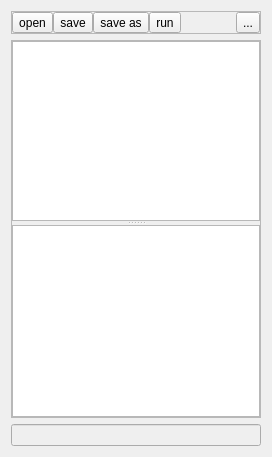
<?xml version="1.0" encoding="UTF-8"?>
<ui version="4.0">
 <class>ScriptEditWidget</class>
 <widget class="QWidget" name="ScriptEditWidget">
  <property name="geometry">
   <rect>
    <x>0</x>
    <y>0</y>
    <width>272</width>
    <height>457</height>
   </rect>
  </property>
  <property name="minimumSize">
   <size>
    <width>1</width>
    <height>1</height>
   </size>
  </property>
  <property name="windowTitle">
   <string>Form</string>
  </property>
  <layout class="QGridLayout" name="gridLayout">
   <item row="2" column="0" colspan="6">
    <widget class="QLineEdit" name="m_filenameEdit">
     <property name="enabled">
      <bool>false</bool>
     </property>
     <property name="sizePolicy">
      <sizepolicy hsizetype="Expanding" vsizetype="Fixed">
       <horstretch>0</horstretch>
       <verstretch>0</verstretch>
      </sizepolicy>
     </property>
    </widget>
   </item>
   <item row="1" column="0" colspan="6">
    <widget class="QSplitter" name="m_splitter">
     <property name="minimumSize">
      <size>
       <width>1</width>
       <height>1</height>
      </size>
     </property>
     <property name="frameShape">
      <enum>QFrame::StyledPanel</enum>
     </property>
     <property name="frameShadow">
      <enum>QFrame::Raised</enum>
     </property>
     <property name="orientation">
      <enum>Qt::Vertical</enum>
     </property>
     <widget class="Lua::LuaEditor" name="m_scriptEdit">
      <property name="sizePolicy">
       <sizepolicy hsizetype="Expanding" vsizetype="Expanding">
        <horstretch>0</horstretch>
        <verstretch>2</verstretch>
       </sizepolicy>
      </property>
      <property name="tabStopWidth">
       <number>20</number>
      </property>
     </widget>
     <widget class="QPlainTextEdit" name="m_printOutputEdit">
      <property name="undoRedoEnabled">
       <bool>false</bool>
      </property>
      <property name="lineWrapMode">
       <enum>QPlainTextEdit::NoWrap</enum>
      </property>
      <property name="readOnly">
       <bool>true</bool>
      </property>
      <property name="plainText">
       <string notr="true"/>
      </property>
      <property name="textInteractionFlags">
       <set>Qt::TextSelectableByKeyboard|Qt::TextSelectableByMouse</set>
      </property>
      <property name="centerOnScroll">
       <bool>true</bool>
      </property>
     </widget>
    </widget>
   </item>
   <item row="0" column="0" colspan="6">
    <widget class="QFrame" name="frame">
     <property name="sizePolicy">
      <sizepolicy hsizetype="Preferred" vsizetype="Maximum">
       <horstretch>0</horstretch>
       <verstretch>0</verstretch>
      </sizepolicy>
     </property>
     <property name="frameShape">
      <enum>QFrame::StyledPanel</enum>
     </property>
     <property name="frameShadow">
      <enum>QFrame::Raised</enum>
     </property>
     <layout class="QHBoxLayout" name="horizontalLayout">
      <property name="spacing">
       <number>0</number>
      </property>
      <property name="margin">
       <number>0</number>
      </property>
      <item>
       <widget class="QToolButton" name="m_openButton">
        <property name="toolTip">
         <string>Open</string>
        </property>
        <property name="text">
         <string>open</string>
        </property>
        <property name="icon">
         <iconset resource="../qosmic.qrc">
          <normaloff>:/icons/silk/folder.xpm</normaloff>:/icons/silk/folder.xpm</iconset>
        </property>
        <property name="iconSize">
         <size>
          <width>18</width>
          <height>18</height>
         </size>
        </property>
       </widget>
      </item>
      <item>
       <widget class="QToolButton" name="m_saveButton">
        <property name="toolTip">
         <string>Save</string>
        </property>
        <property name="text">
         <string>save</string>
        </property>
        <property name="icon">
         <iconset resource="../qosmic.qrc">
          <normaloff>:/icons/silk/disk.xpm</normaloff>:/icons/silk/disk.xpm</iconset>
        </property>
        <property name="iconSize">
         <size>
          <width>18</width>
          <height>18</height>
         </size>
        </property>
       </widget>
      </item>
      <item>
       <widget class="QToolButton" name="m_saveAsButton">
        <property name="toolTip">
         <string>Save As</string>
        </property>
        <property name="text">
         <string>save as</string>
        </property>
        <property name="icon">
         <iconset resource="../qosmic.qrc">
          <normaloff>:/icons/silk/page_save.xpm</normaloff>:/icons/silk/page_save.xpm</iconset>
        </property>
       </widget>
      </item>
      <item>
       <widget class="QToolButton" name="m_runButton">
        <property name="sizePolicy">
         <sizepolicy hsizetype="Maximum" vsizetype="Fixed">
          <horstretch>0</horstretch>
          <verstretch>0</verstretch>
         </sizepolicy>
        </property>
        <property name="toolTip">
         <string>Run</string>
        </property>
        <property name="text">
         <string>run</string>
        </property>
        <property name="icon">
         <iconset resource="../qosmic.qrc">
          <normaloff>:/icons/silk/bullet_go.xpm</normaloff>:/icons/silk/bullet_go.xpm</iconset>
        </property>
        <property name="shortcut">
         <string>Ctrl+Return</string>
        </property>
       </widget>
      </item>
      <item>
       <spacer name="horizontalSpacer">
        <property name="orientation">
         <enum>Qt::Horizontal</enum>
        </property>
        <property name="sizeHint" stdset="0">
         <size>
          <width>40</width>
          <height>20</height>
         </size>
        </property>
       </spacer>
      </item>
      <item>
       <widget class="QToolButton" name="m_configButton">
        <property name="toolTip">
         <string>config</string>
        </property>
        <property name="text">
         <string>...</string>
        </property>
        <property name="icon">
         <iconset resource="../qosmic.qrc">
          <normaloff>:/icons/silk/bullet_wrench.xpm</normaloff>:/icons/silk/bullet_wrench.xpm</iconset>
        </property>
       </widget>
      </item>
     </layout>
    </widget>
   </item>
  </layout>
 </widget>
 <customwidgets>
  <customwidget>
   <class>Lua::LuaEditor</class>
   <extends>QTextEdit</extends>
   <header>src/lua/luaeditor.h</header>
  </customwidget>
 </customwidgets>
 <resources>
  <include location="../qosmic.qrc"/>
 </resources>
 <connections/>
</ui>
